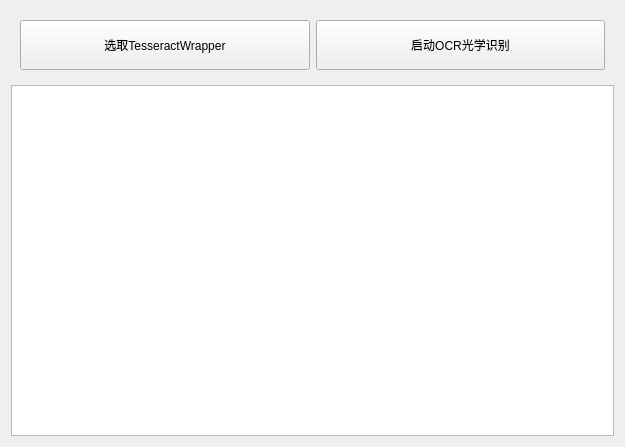
<?xml version="1.0" encoding="UTF-8"?>
<ui version="4.0">
 <class>Plugin_OCR_UiWidget</class>
 <widget class="QWidget" name="Plugin_OCR_UiWidget">
  <property name="geometry">
   <rect>
    <x>0</x>
    <y>0</y>
    <width>625</width>
    <height>447</height>
   </rect>
  </property>
  <property name="windowTitle">
   <string>Form</string>
  </property>
  <layout class="QVBoxLayout" name="verticalLayout">
   <item>
    <widget class="QWidget" name="widget" native="true">
     <layout class="QHBoxLayout" name="horizontalLayout">
      <item>
       <widget class="QPushButton" name="btn_setPluginDLL">
        <property name="minimumSize">
         <size>
          <width>0</width>
          <height>50</height>
         </size>
        </property>
        <property name="text">
         <string>选取TesseractWrapper</string>
        </property>
       </widget>
      </item>
      <item>
       <widget class="QPushButton" name="start_OCR">
        <property name="minimumSize">
         <size>
          <width>0</width>
          <height>50</height>
         </size>
        </property>
        <property name="text">
         <string>启动OCR光学识别</string>
        </property>
       </widget>
      </item>
     </layout>
    </widget>
   </item>
   <item>
    <widget class="QTextBrowser" name="OCR_Result"/>
   </item>
  </layout>
 </widget>
 <resources/>
 <connections/>
</ui>
